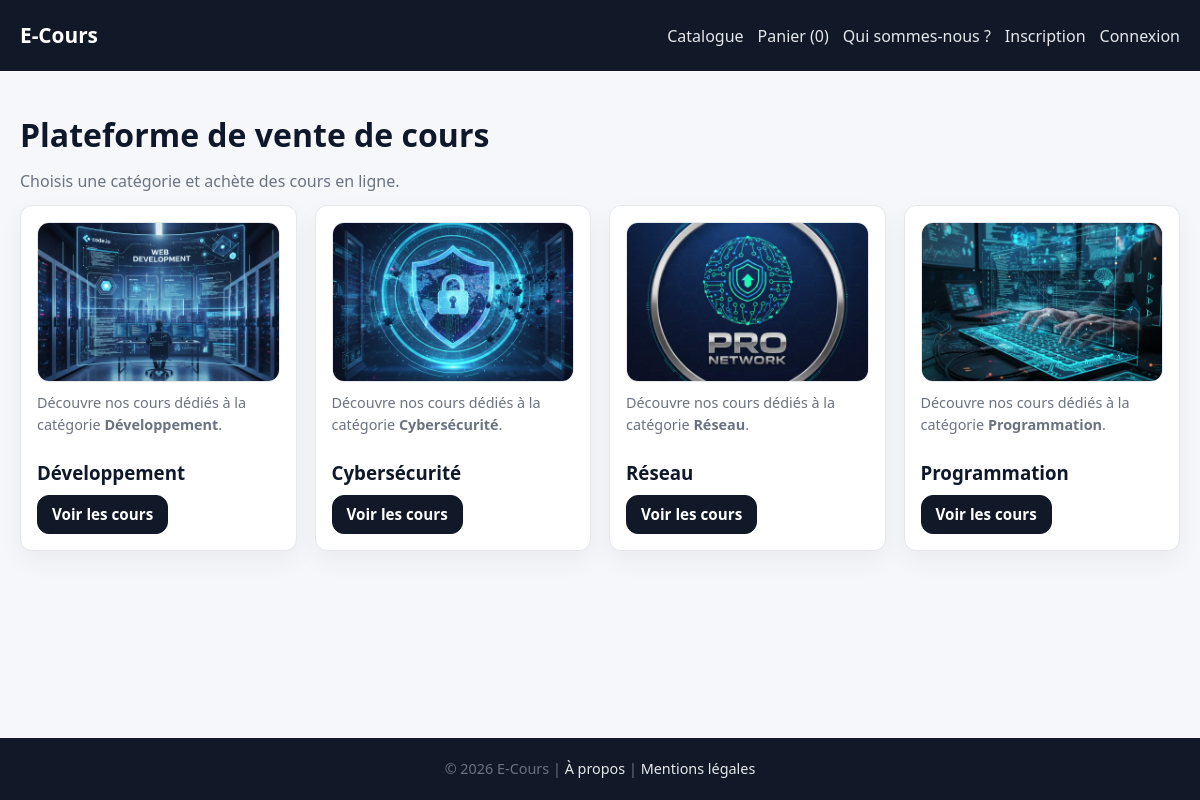
The page / on the database its author committed.
### tables this page shows
CREATE TABLE IF NOT EXISTS `categories` (
  `id` int(11) NOT NULL AUTO_INCREMENT,
  `slug` varchar(50) NOT NULL,
  `name` varchar(100) NOT NULL,
  `image` varchar(255) NOT NULL,
  PRIMARY KEY (`id`),
  UNIQUE KEY `slug` (`slug`)
);

### includes/functions.php (called while the page is built, shortened)
<?php
function e($s): string {
  return htmlspecialchars((string)$s, ENT_QUOTES, 'UTF-8');
}
?>

### index.php (the view, shortened to what this page needs)
<?php
require __DIR__ . "/config/db.php";
require __DIR__ . "/includes/header.php";
$cats = $pdo->query("SELECT id, slug, image, name FROM categories ORDER BY id")->fetchAll();
?>
<h1>Plateforme de vente de cours</h1>
<p>Choisis une catégorie et achète des cours en ligne.</p>
<div class="grid">
  <?php foreach ($cats as $c): ?>
    <div class="card">
      <img src="public/uploads/<?= e($c['image']) ?>" alt="<?= e($c['name']) ?>" class="img">
      <p class="muted" style="margin-top:10px">
        Découvre nos cours dédiés à la catégorie <strong><?= e($c['name']) ?></strong>.
      </p>
      <h3><?= e($c['name']) ?></h3>
      <a class="btn btn-primary" href="courses.php?cat=<?= urlencode($c['slug']) ?>">Voir les cours</a>
    </div>
  <?php endforeach; ?>
</div>
<?php require __DIR__ . "/includes/footer.php"; ?>

### public/assets/style.css (style rules this page uses)
:root { --bg: #f5f7fb; --surface: #ffffff; --primary: #111827; --accent: #6366f1; --danger: #dc2626; --text: #0f172a; --muted: #6b7280; --border: #e5e7eb; --radius: 12px; }
* { box-sizing: border-box; }
html, body { height: 100%; }
body { margin: 0; font-family: system-ui, -apple-system, Segoe UI, Roboto, Arial, sans-serif; background: var(--bg); color: var(--text); line-height: 1.5; display: flex; flex-direction: column; }
a { color: inherit; text-decoration: none; }
h1 { margin: 20px 0 10px; }
h2, h3 { margin: 15px 0 8px; }
p { margin: 0 0 12px; color: var(--muted); }
.muted { color: var(--muted); font-size: 0.9rem; }
.btn, .btn-primary { padding: 9px 14px; font-size: 0.95rem; line-height: 1.2; border-radius: var(--radius); border: 1px solid var(--primary); font-weight: 600; cursor: pointer; transition: all .2s ease; width: fit-content; }
.btn { background: transparent; color: var(--primary); }
.btn-primary { background: var(--primary); color: #fff; }
.card .btn, .card .btn-primary { align-self: flex-start; }
.grid { display: grid; gap: 18px; grid-template-columns: repeat(1, minmax(0, 1fr)); }
@media (min-width: 640px) { .grid { grid-template-columns: repeat(2, 1fr); } }
@media (min-width: 1024px) { .grid { grid-template-columns: repeat(4, 1fr); } }
.card { background: var(--surface); border-radius: var(--radius); padding: 16px; border: 1px solid var(--border); box-shadow: 0 10px 25px rgba(0,0,0,.05); transition: transform .2s ease, box-shadow .2s ease; display: flex; flex-direction: column; }
.card > a.btn, .card > a.btn-primary { margin-top: auto; }
.card h3 { margin: 12px 0 8px; }
.img { width: 100%; height: 160px; object-fit: cover; border-radius: var(--radius); border: 1px solid var(--border); }

### rows shown on the page
categories: image (picture), name "Développement"
categories: image (picture), name "Cybersécurité"
categories: image (picture), name "Réseau"
categories: image (picture), name "Programmation"

### other values the page prints
cartCount() "0"
